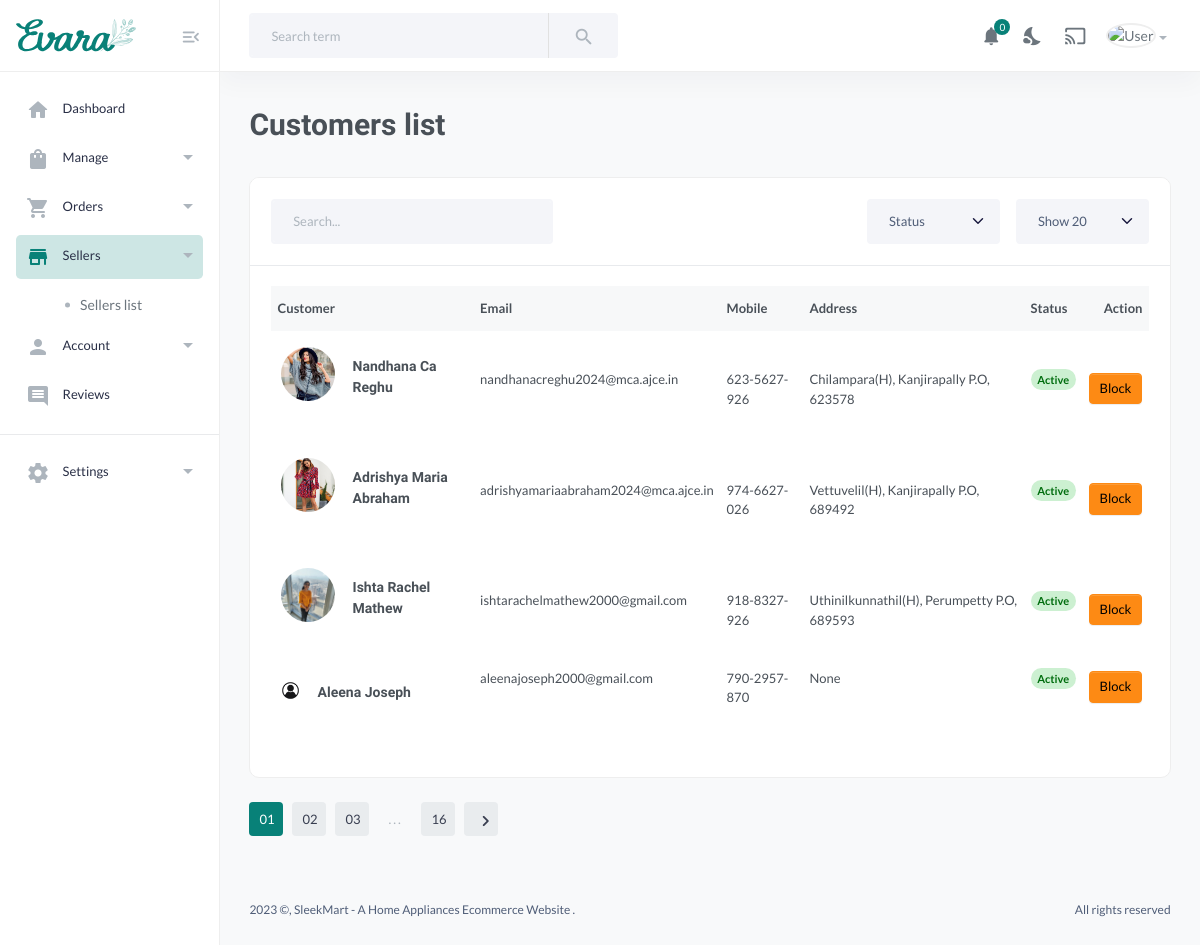
The app's page /view_customer (signed in), older data.
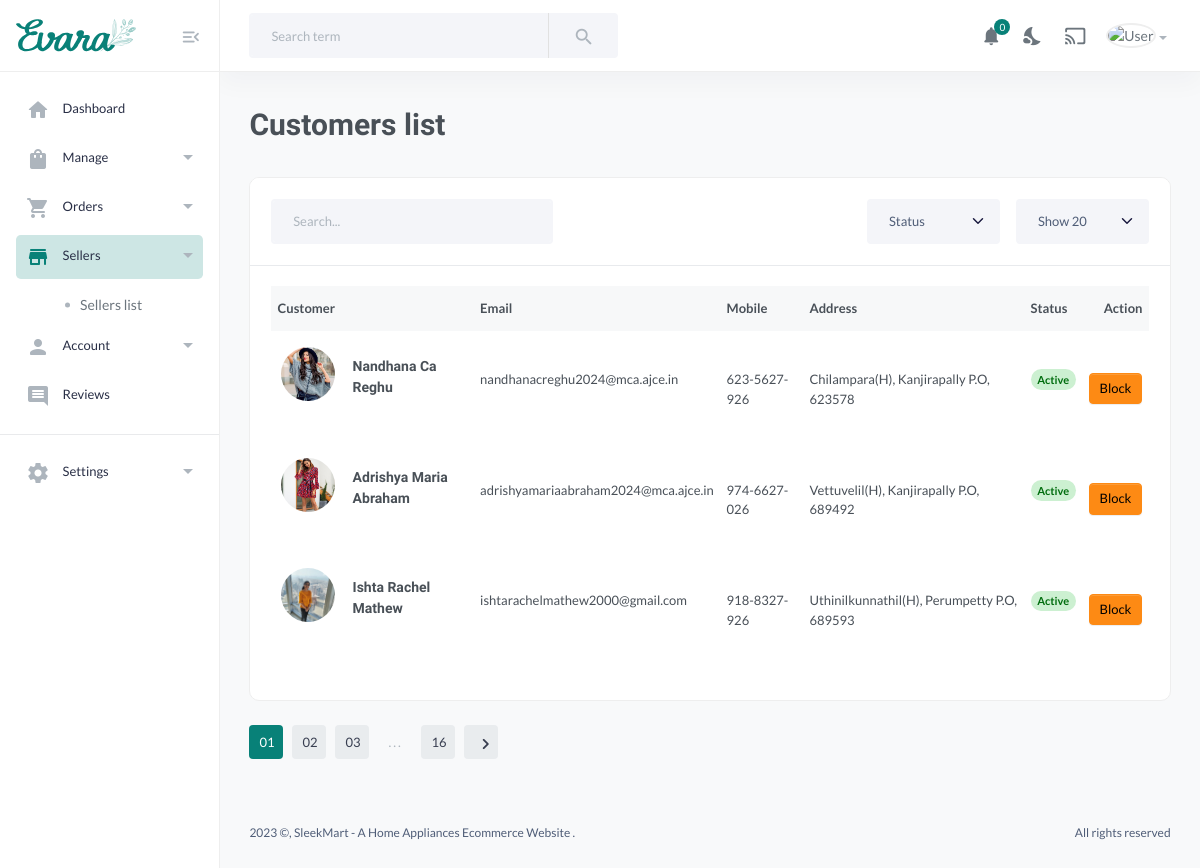
The same page, newer data.
### dashboard/models.py (models this page shows, shortened)
class CustomUser(AbstractBaseUser, PermissionsMixin):
    USER_ROLES = (
        ('customer', 'Customer'),
        ('seller', 'Seller'),
        ('admin', 'Admin'),
        ('delivery_agent', 'Delivery Agent'),
    )
    email = models.EmailField(unique=True)
    name = models.CharField(max_length=100,null=True, blank=True)
    mobile = models.CharField(max_length=15, blank=True, null=True)
    profile_pic = models.ImageField(upload_to='profile_pics/', blank=True, null=True)
    address = models.TextField(blank=True, null=True)
    is_active = models.BooleanField(default=True)
    is_staff = models.BooleanField(default=False)
    date_joined = models.DateTimeField(default=timezone.now)
    role = models.CharField(max_length=15, choices=USER_ROLES, blank=True, null=True,default='customer')
    objects = CustomUserManager()
    USERNAME_FIELD = 'email'
    REQUIRED_FIELDS = ['name']

### dashboard/views.py (the view)
# urls.py: path('view_customer',  views.view_customer, name='view_customer'),
@login_required
def view_customer(request):
    customers = CustomUser.objects.filter(role='customer')  # Fetch all customer profiles from the database
    customer_count = customers.count()
    context = {'customers': customers, 'customer_count': customer_count}
    return render(request, 'MainUser/userslist.html', context)

### templates/MainUser/userslist.html (shortened to what the changed rows need)
{% load static %}
<!DOCTYPE HTML>
<html lang="en">
<head>
    <link href="{% static 'assets/css/main.css' %}" rel="stylesheet" type="text/css" />
</head>
<body>
    <main class="main-wrap">
        <section class="content-main">
            <div class="content-header">
                <h2 class="content-title">Customers list</h2>
            </div>
            <div class="card mb-4">
                <div class="card-body">
                    <div class="table-responsive">
                        <table class="table table-hover">
                            <thead>
                                <tr>
                                    <th>Customer</th>
                                    <th>Email</th>
                                    <th>Mobile</th>
                                    <th>Address</th>
                                    <th>Status</th>
                                    <th class="text-end"> Action </th>
                                </tr>
                            </thead>
                            <tbody>
                                {% for customer in customers %}
                                <tr>
                                    <td>
                                     <a href="#" class="itemside">
                                            <div class="left">
                                                {% if customer.profile_pic %}
                                                <img src="{{ customer.profile_pic.url }}" alt="{{ customer.name }}" class="img-sm img-avatar" />
                                                {% else %}
                                                <img src="{% static 'images/propic.jpg' %}" alt="default profile pic" class="img-rounded img-responsive" style="width:25px;"/>
                                                {% endif %}
                                            </div>
                                            <div class="info pl-3">
                                                <h6 class="mb-0 title">{{ customer.name }}</h6>
                                            </div>
                                        </a>
                                    </td>
                                    <td style="position:relative;top:-20px;">{{ customer.email }}</td>
                                    <td style="position:relative;top:-20px;">{{ customer.mobile }}</td>
                                    <td style="position:relative;top:-20px;">{{ customer.address }}</td>
                                    <td style="position:relative;top:-20px;">
                                        {% if customer.is_active %}
                                            <span class="badge rounded-pill alert-success">Active</span>
                                        {% else %}
                                            <span class="badge rounded-pill alert-danger">Blocked</span>
                                        {% endif %}
                                    </td>
                                     <td class="text-end" style="position:relative;top:-20px;">
                                        {% if customer.is_active %}
                                        <a href="{% url 'blockcustomer' customer.id %}" class="btn btn-sm btn-warning rounded font-sm mt-15">Block</a>
                                    {% else %}
                                        <a href="{% url 'unblockcustomer' customer.id %}" class="btn btn-sm btn-success rounded font-sm mt-15">Unblock</a>
                                    {% endif %}
                                    </td>
                                </tr>
                                {% endfor %}
                            </tbody>
                        </table>
                    </div>
                </div>
            </div>
        </section>
    </main>
</body>
</html>

Row changes from the older to the newer data that the page shows:
removed CustomUser: name "Aleena Joseph", email "aleenajoseph2000@gmail.com", mobile "790-2957-870", address "None", is_active "Active"
